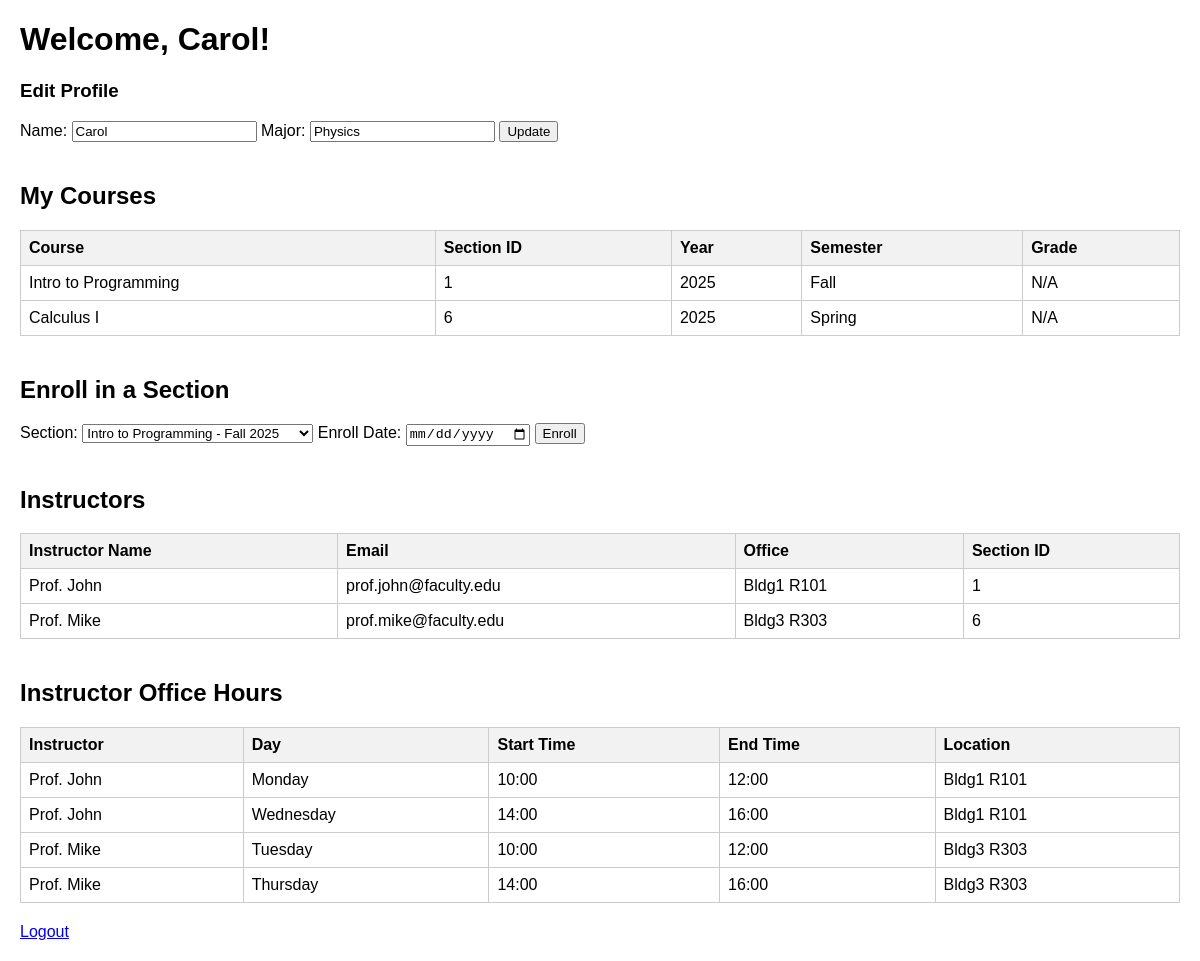
The app's page /dashboard (signed in) with its own data.
### tables this page shows
CREATE TABLE student (
        student_id INTEGER PRIMARY KEY AUTOINCREMENT,
        user_id INTEGER NOT NULL,
        name TEXT NOT NULL,
        major TEXT,
        enroll_year INTEGER,
        email TEXT,
        FOREIGN KEY (user_id) REFERENCES user(user_id)
    );

CREATE TABLE enrollment (
        enroll_id INTEGER PRIMARY KEY AUTOINCREMENT,
        student_id INTEGER,
        section_id INTEGER,
        enroll_date TEXT,
        grade TEXT,
        FOREIGN KEY (student_id) REFERENCES student(student_id),
        FOREIGN KEY (section_id) REFERENCES section(section_id)
    );

CREATE TABLE course (
        c_id INTEGER PRIMARY KEY AUTOINCREMENT,
        dept_id INTEGER,
        name TEXT NOT NULL,
        desc TEXT,
        FOREIGN KEY (dept_id) REFERENCES department(dept_id)
    );

CREATE TABLE section (
        section_id INTEGER PRIMARY KEY AUTOINCREMENT,
        c_id INTEGER,
        year INTEGER,
        semester TEXT,
        FOREIGN KEY (c_id) REFERENCES course(c_id)
    );

CREATE TABLE instructor (
        i_id INTEGER PRIMARY KEY AUTOINCREMENT,
        user_id INTEGER NOT NULL,
        dept_id INTEGER,
        name TEXT NOT NULL,
        office TEXT,
        email TEXT,
        role TEXT,
        FOREIGN KEY (user_id) REFERENCES user(user_id)
    );

CREATE TABLE officeHours (
        oh_id INTEGER PRIMARY KEY AUTOINCREMENT,
        i_id INTEGER,
        day TEXT,
        start_time TEXT,
        end_time TEXT,
        location TEXT,
        FOREIGN KEY (i_id) REFERENCES instructor(i_id)
    );

### app.py (the view, shortened to what this page needs)
@app.route("/dashboard")
@login_required
def dashboard():
    conn = get_db_connection()
    role = session["role"]
    if role == "admin":
        users = conn.execute("SELECT * FROM user").fetchall()
        departments = conn.execute("SELECT * FROM department").fetchall()
        courses = conn.execute("SELECT * FROM course").fetchall()
        sections = conn.execute("""
            SELECT
                s.section_id, s.c_id, s.semester, s.year,
                GROUP_CONCAT(i.name, ', ') AS instructor_names
            FROM section s
            LEFT JOIN instructorSection ins ON s.section_id = ins.section_id
            LEFT JOIN instructor i ON ins.i_id = i.i_id
            GROUP BY s.section_id
        """).fetchall()
        instructors = conn.execute("SELECT * FROM instructor").fetchall()
        instructor_sections = conn.execute("SELECT * FROM instructorSection").fetchall()
        conn.close()
        return render_template(
            "dashboard_admin.html",
            users=users,
            departments=departments,
            courses=courses,
            sections=sections,
            instructors=instructors,
            instructor_sections=instructor_sections
        )
    elif role == "student":
        student = conn.execute(
            "SELECT * FROM student WHERE user_id=?", (session["user_id"],)
        ).fetchone()
        if student is None:
            conn.close()
            return "No student record found. Please contact admin."
        enrollments = conn.execute("""
            SELECT e.enroll_id, e.grade, s.section_id, s.year, s.semester, c.name AS course_name
            FROM enrollment e
            JOIN section s ON e.section_id = s.section_id
            JOIN course c ON s.c_id = c.c_id
            WHERE e.student_id=?
        """, (student["student_id"],)).fetchall()
        sections = conn.execute("""
            SELECT s.section_id, c.name AS course_name, s.year, s.semester
            FROM section s
            JOIN course c ON s.c_id = c.c_id
        """).fetchall()
        instructor_info = conn.execute("""
            SELECT i.name, i.office, i.email, s.section_id
            FROM instructorSection ins
            JOIN instructor i ON ins.i_id = i.i_id
            JOIN section s ON ins.section_id = s.section_id
            WHERE s.section_id IN (SELECT section_id FROM enrollment WHERE student_id=?)
        """, (student["student_id"],)).fetchall()
        office_hours = conn.execute("""
            SELECT oh.*, i.name
            FROM officeHours oh
            JOIN instructor i ON oh.i_id = i.i_id
            WHERE i.i_id IN (
                SELECT i_id FROM instructorSection
                WHERE section_id IN (SELECT section_id FROM enrollment WHERE student_id=?)
            )
        """, (student["student_id"],)).fetchall()
        conn.close()
        return render_template(
            "dashboard_student.html",
            student=student,
            enrollments=enrollments,
            sections=sections,
            instructor_info=instructor_info,
            office_hours=office_hours
        )
    else:
        conn.close()
        return "Unknown role"

### app.py (called while the page is built)
def login_required(f):
    @wraps(f)
    def decorated_function(*args, **kwargs):
        if "user_id" not in session:
            return redirect("/login")
        return f(*args, **kwargs)
    return decorated_function

def get_db_connection():
    conn = sqlite3.connect(DATABASE)
    conn.row_factory = sqlite3.Row
    return conn

### templates/dashboard_student.html (shortened to what this page needs)
<!DOCTYPE html>
<html lang="en">
<head>
</head>
<body>
    <h1>Welcome, {{ student.name }}!</h1>
    <h3>Edit Profile</h3>
<form action="/student/edit" method="post">
    Name: <input type="text" name="name" value="{{ student.name }}" required>
    Major: <input type="text" name="major" value="{{ student.major }}">
    <button type="submit">Update</button>
</form>
    <h2>My Courses</h2>
    {% if enrollments %}
        <table>
            <tr>
                <th>Course</th>
                <th>Section ID</th>
                <th>Year</th>
                <th>Semester</th>
                <th>Grade</th>
            </tr>
            {% for e in enrollments %}
            <tr>
                <td>{{ e.course_name }}</td>
                <td>{{ e.section_id }}</td>
                <td>{{ e.year }}</td>
                <td>{{ e.semester }}</td>
                <td>{{ e.grade or "N/A" }}</td>
            </tr>
            {% endfor %}
        </table>
    {% else %}
        <p>You are not enrolled in any courses yet.</p>
    {% endif %}
    <h2>Enroll in a Section</h2>
    <form action="/enrollments/add" method="post">
        <label for="section_id">Section:</label>
        <select name="section_id" required>
            {% for s in sections %}
                <option value="{{ s.section_id }}">{{ s.course_name }} - {{ s.semester }} {{ s.year }}</option>
            {% endfor %}
        </select>
        <label for="enroll_date">Enroll Date:</label>
        <input type="date" name="enroll_date" required>
        <button type="submit">Enroll</button>
    </form>
    <h2>Instructors</h2>
    {% if instructor_info %}
        <table>
            <tr>
                <th>Instructor Name</th>
                <th>Email</th>
                <th>Office</th>
                <th>Section ID</th>
            </tr>
            {% for i in instructor_info %}
            <tr>
                <td>{{ i.name }}</td>
                <td>{{ i.email }}</td>
                <td>{{ i.office }}</td>
                <td>{{ i.section_id }}</td>
            </tr>
            {% endfor %}
        </table>
    {% else %}
        <p>No instructor info available.</p>
    {% endif %}
    <h2>Instructor Office Hours</h2>
    {% if office_hours %}
        <table>
            <tr>
                <th>Instructor</th>
                <th>Day</th>
                <th>Start Time</th>
                <th>End Time</th>
                <th>Location</th>
            </tr>
            {% for oh in office_hours %}
            <tr>
                <td>{{ oh.name }}</td>
                <td>{{ oh.day }}</td>
                <td>{{ oh.start_time }}</td>
                <td>{{ oh.end_time }}</td>
                <td>{{ oh.location }}</td>
            </tr>
            {% endfor %}
        </table>
    {% else %}
        <p>No office hours available.</p>
    {% endif %}
    <a href="/logout">Logout</a>
</body>
</html>

### templates/dashboard_student.html (style rules this page uses)
body { font-family: Arial, sans-serif; margin: 20px; }
table { border-collapse: collapse; width: 100%; margin-bottom: 20px; }
th, td { border: 1px solid #ccc; padding: 8px; text-align: left; }
th { background-color: #f2f2f2; }
h2 { margin-top: 40px; }
form { margin-bottom: 20px; }

### records on screen
student: name "Carol", major "Physics"
enrollment: course_name "Intro to Programming", section_id "1", year "2025", semester "Fall", grade "N/A"
enrollment: course_name "Calculus I", section_id "6", year "2025", semester "Spring", grade "N/A"
instructor: name "Prof. John", email "prof.john@faculty.edu", office "Bldg1 R101", section_id "1"
instructor: name "Prof. Mike", email "prof.mike@faculty.edu", office "Bldg3 R303", section_id "6"
officeHours: name "Prof. John", day "Monday", start_time "10:00", end_time "12:00", location "Bldg1 R101"
officeHours: name "Prof. John", day "Wednesday", start_time "14:00", end_time "16:00", location "Bldg1 R101"
officeHours: name "Prof. Mike", day "Tuesday", start_time "10:00", end_time "12:00", location "Bldg3 R303"
officeHours: name "Prof. Mike", day "Thursday", start_time "14:00", end_time "16:00", location "Bldg3 R303"

### other values on screen
form field section_id "Intro to Programming - Fall 2025"
